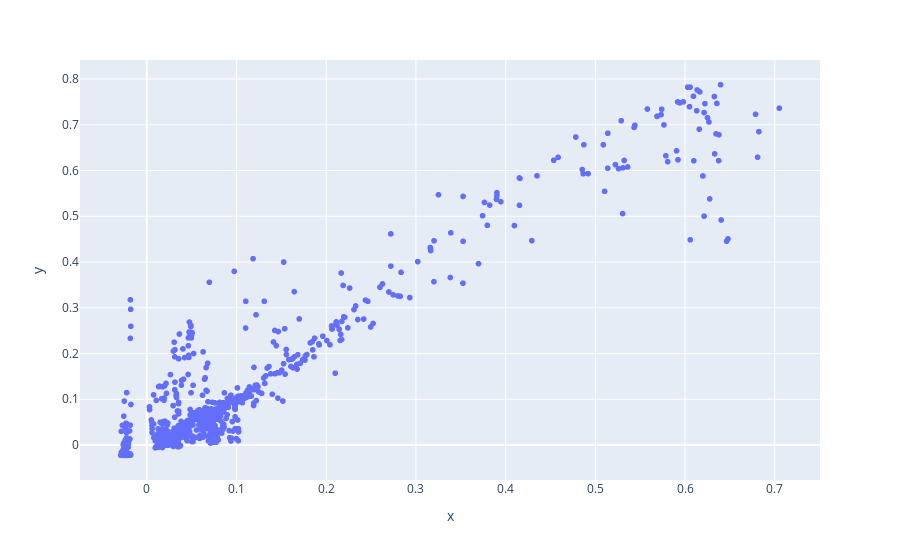

Notebook source saved alongside this figure:
### Code cell
import plotly.express as px
fig = px.scatter(x=pred_1d,
                 y=gts_1d
                )
fig.show()

### Figure 1 — Plotly figure (JSON) as saved in the notebook; plotly's stock layout.template omitted (floating-point values rounded to 4 significant figures; data arrays with more than 128 entries replaced by an {"elided": "..."} marker saying what was removed)
{"data": [{"hovertemplate": "x=%{x}<br>y=%{y}<extra></extra>", "legendgroup": "", "marker": {"color": "#636efa", "symbol": "circle"}, "mode": "markers", "name": "", "showlegend": false, "type": "scattergl", "x": {"elided": "1024 float values"}, "xaxis": "x", "y": {"elided": "1024 float values"}, "yaxis": "y"}], "layout": {"legend": {"tracegroupgap": 0}, "margin": {"t": 60}, "xaxis": {"anchor": "y", "domain": [0, 1], "title": {"text": "x"}}, "yaxis": {"anchor": "x", "domain": [0, 1], "title": {"text": "y"}}}}
